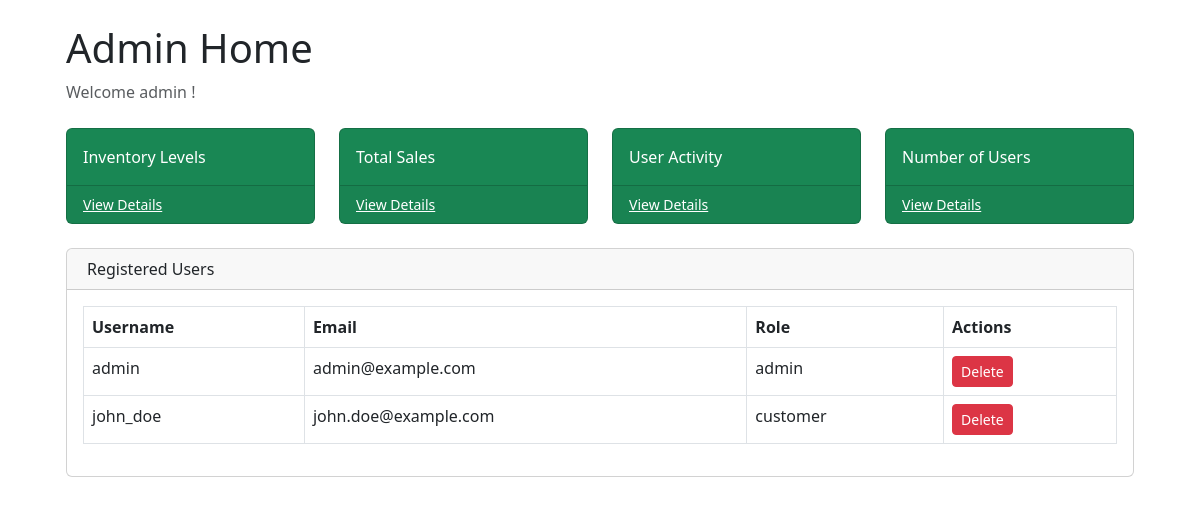
Before: /adminhome (signed in) with the older database file.
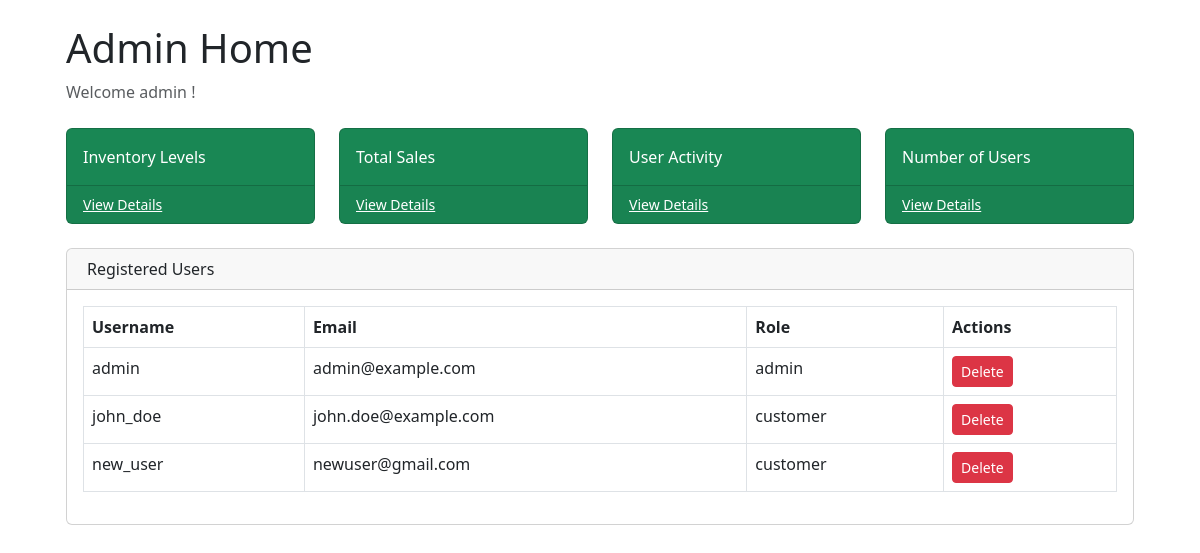
After: the same page with the newer database file.
### tables this page shows
CREATE TABLE users (
        id INTEGER PRIMARY KEY AUTOINCREMENT,
        username TEXT NOT NULL UNIQUE,
        password TEXT NOT NULL,
        email TEXT NOT NULL UNIQUE,
        role TEXT NOT NULL
    );

### app.py (the view)
@app.route('/adminhome')
def admin():
    if 'username' not in session:
        flash('You must be logged in to access the admin page.', category='danger')
        return redirect(url_for('login'))
    conn = get_db_connection();
    users = conn.execute('SELECT * FROM users ').fetchall()
    conn.close()
    username = session['username']
    return render_template('admin_home.html', users=users, username=username)

### app.py (called while the page is built)
def get_db_connection():
    conn = sqlite3.connect('database.db')
    conn.row_factory = sqlite3.Row  # Access rows as dictionaries
    return conn

### templates/admin_home.html (shortened to what this page needs)
{% extends'base.html' %}
{% block content %}
            <div id="layoutSidenav_content">
                <main>
                    <div class="container-fluid px-4">
                        <h1 class="mt-4">Admin Home</h1>
                        <ol class="breadcrumb mb-4">
                            <li class="breadcrumb-item active">Welcome {{ username}} !</li>
                        </ol>
                        <div class="row">
                            <div class="col-xl-3 col-md-6">
                                <div class="card bg-success text-white mb-4">
                                    <div class="card-body">Inventory Levels</div>
                                    <div class="card-footer d-flex align-items-center justify-content-between">
                                        <a class="small text-white stretched-link" href="#">View Details</a>
                                    </div>
                                </div>
                            </div>
                            <div class="col-xl-3 col-md-6">
                                <div class="card bg-success text-white mb-4">
                                    <div class="card-body">Total Sales</div>
                                    <div class="card-footer d-flex align-items-center justify-content-between">
                                        <a class="small text-white stretched-link" href="#">View Details</a>
                                    </div>
                                </div>
                            </div>
                            <div class="col-xl-3 col-md-6">
                                <div class="card bg-success text-white mb-4">
                                    <div class="card-body">User Activity</div>
                                    <div class="card-footer d-flex align-items-center justify-content-between">
                                        <a class="small text-white stretched-link" href="#">View Details</a>
                                    </div>
                                </div>
                            </div>
                            <div class="col-xl-3 col-md-6">
                                <div class="card bg-success text-white mb-4">
                                    <div class="card-body">Number of Users</div>
                                    <div class="card-footer d-flex align-items-center justify-content-between">
                                        <a class="small text-white stretched-link" href="#">View Details</a>
                                    </div>
                                </div>
                            </div>
                        </div>
                        <div class="card mb-4">
                            <div class="card-header">
                                Registered Users
                            </div>
                            <div class="card-body">
                                <table class="table table-bordered">
                                    <thead>
                                        <tr>
                                            <th>Username</th>
                                            <th>Email</th>
                                            <th>Role</th>
                                            <th>Actions</th>
                                        </tr>
                                    </thead>
                                    <tbody>
                                        {% for user in users %}
                                        <tr>
                                            <td>{{user.username}}</td>
                                            <td>{{ user.email}}</td>
                                            <td>{{ user.role }}</td>
                                            <td>
                                                <a href="{{ url_for('delete_user', id=user.id) }}" class="btn btn-danger btn-sm">Delete</a>
                                            </td>
                                        </tr>
                                        {% endfor %}
                                    </tbody>
                                </table>
                            </div>
                        </div>
                    </div>
                </main>
 </div>
</div>
{% endblock %}

### templates/base.html (shortened to what this page needs)
<!DOCTYPE html>
<html lang="en">
<head>
    <link rel="stylesheet" href="https://cdn.jsdelivr.net/npm/bootstrap@5.3.0-alpha3/dist/css/bootstrap.min.css">
</head>
<body>
    <div class="container mt-4">
        {% block content %}{% endblock %}
</body>
</html>

Changed rows visible on the page:
added users: username "new_user", email "newuser@gmail.com", role "customer"
